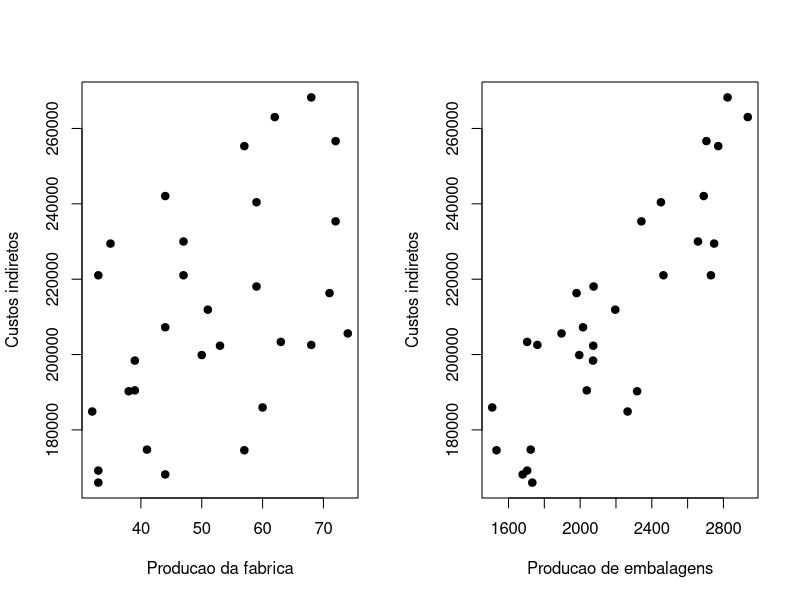
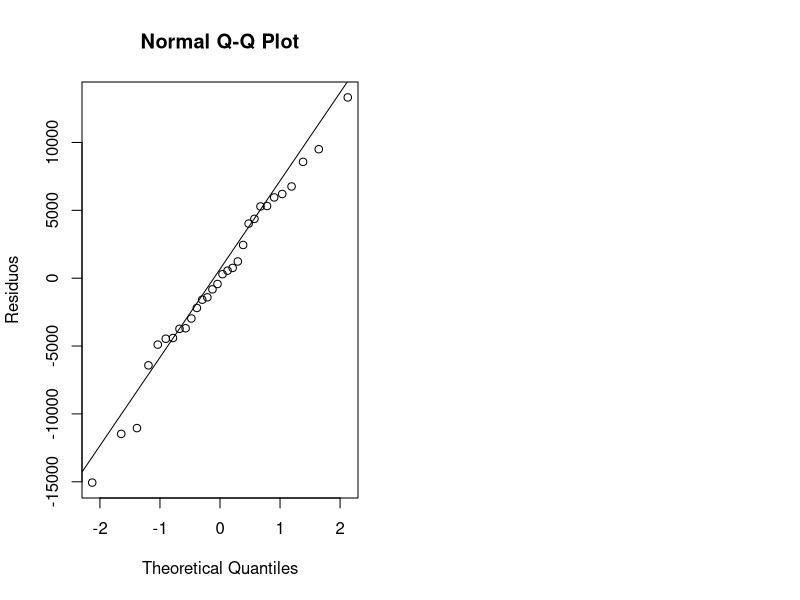

The R script that drew these images, in order: (Note: this script raises an error after producing the figures.)
# Somos gestores de uma f??brica de chocolates e queremos avaliar se a eleva????o da 
setwd("/Users/raphaelalbino/Dropbox/doutorado/EAD5917/exercicio_2/")
dados_fabrica <- read.csv2("fabricachocolate.csv")

summary(dados_fabrica)

dados_fabrica$Ci_residuo = (dados_fabrica$Ci - mean(dados_fabrica$Ci))*(dados_fabrica$Ci - mean(dados_fabrica$Ci))
sum(dados_fabrica$Ci_residuo)

custo_indireto <- dados_fabrica$Ci
producao_fabrica <- dados_fabrica$Ton
embalagens <- dados_fabrica$Emb
ferias <- factor(dados_fabrica$ferias)
ano_2008 <- factor(dados_fabrica$Ano2008)
ano_2007 <- factor(dados_fabrica$Ano2007)

par(mfrow=c(1,2))
plot(producao_fabrica, custo_indireto, type="n", xlab="Producao da fabrica",ylab="Custos indiretos")
points(producao_fabrica, custo_indireto, pch=19)

plot(embalagens, custo_indireto, type="n", xlab="Producao de embalagens",ylab="Custos indiretos")
points(embalagens, custo_indireto, pch=19)

equacao <- lm(custo_indireto~producao_fabrica+embalagens)
summary(equacao)

confint(equacao)

anova(equacao)

summary(equacao)

abline(h=0) 
qqnorm(residuals(equacao), ylab="Residuos") 
qqline(residuals(equacao)) 

shapiro.test(residuals(equacao))

median(embalagens)
median(producao_fabrica)

var.test(residuals(equacao)[embalagens<=2074],residuals(equacao)
         [embalagens>=2074])

var.test(residuals(equacao)[producao_fabrica<=50.5],residuals(equacao)
         [producao_fabrica>=50.5])

equacao_nova <- lm(custo_indireto~producao_fabrica+embalagens+ferias+ano_2007+ano_2008)
summary(equacao_nova)

vif(equacao_nova)
sqrt(vif(equacao_nova)) > 2

cor(dados_fabrica)